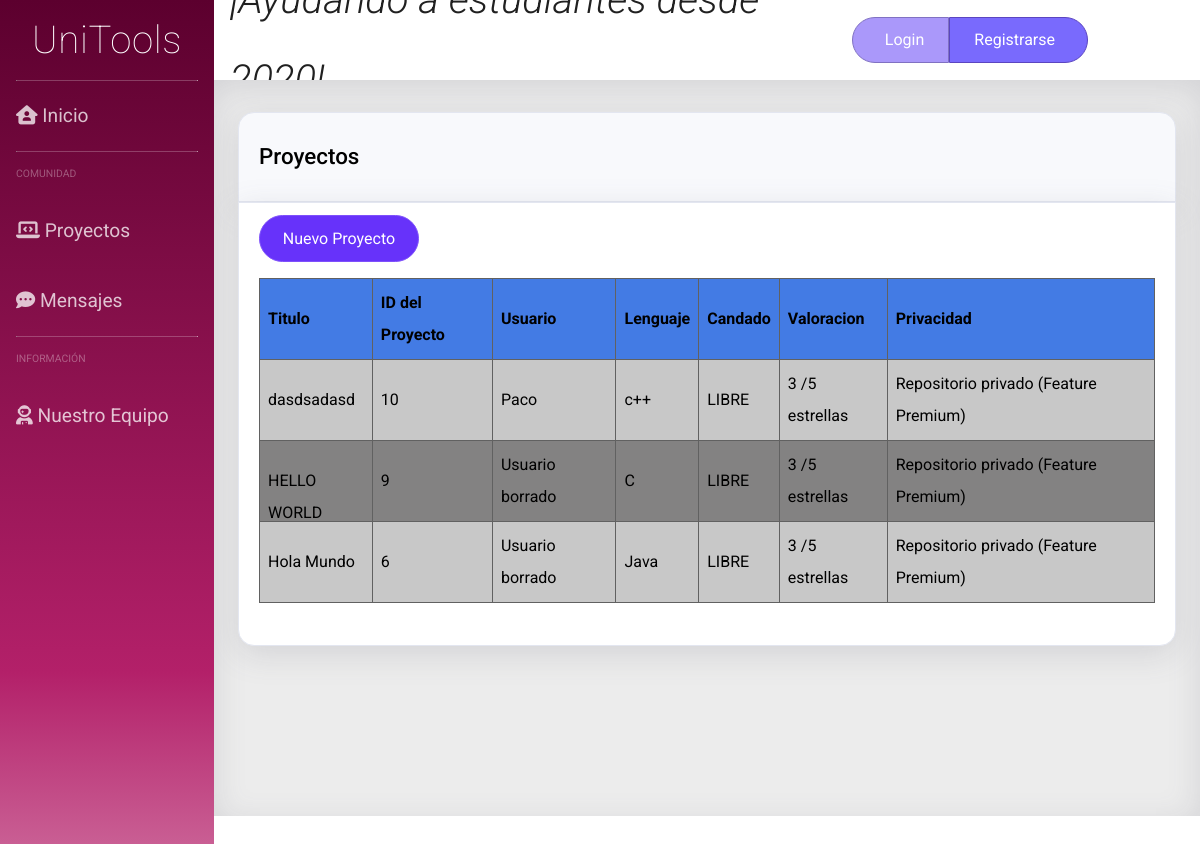
The page /proyectos.php on the database as committed earlier.
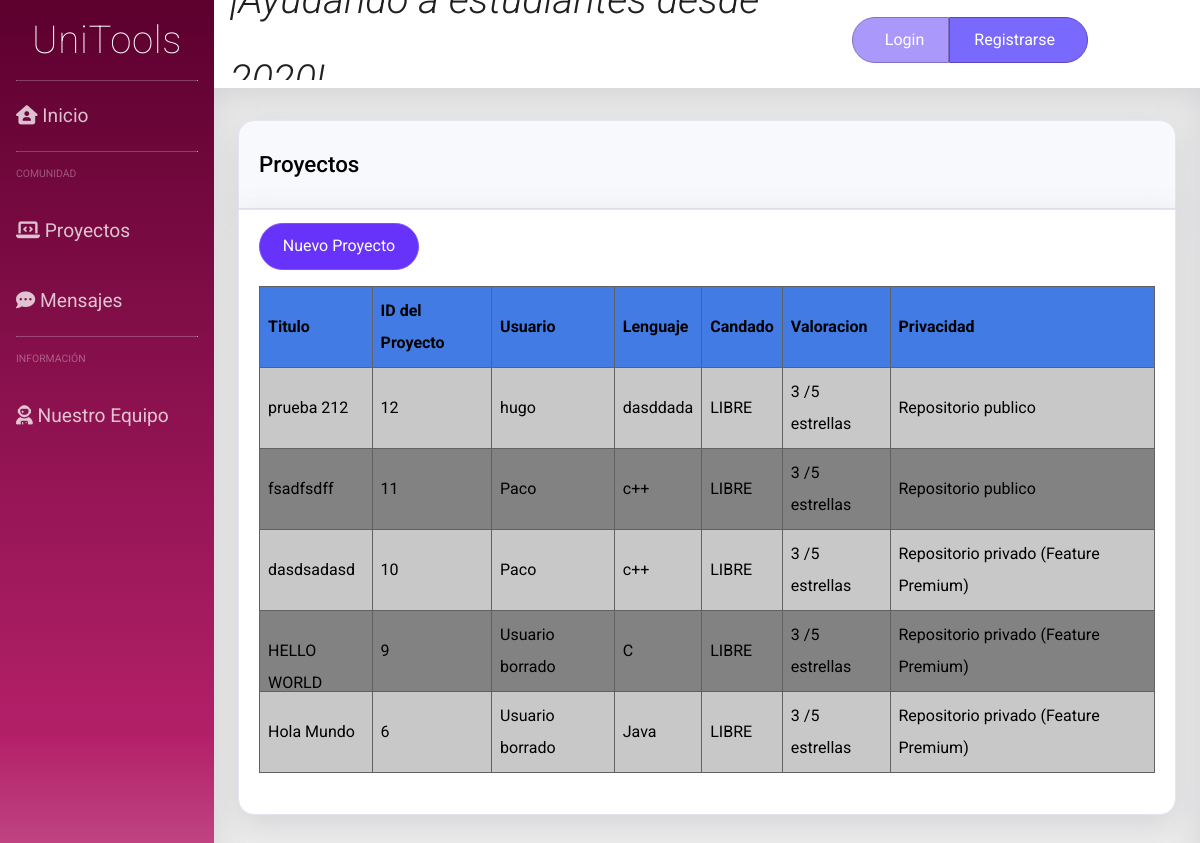
The same page on the database as committed later.
### tables this page shows
CREATE TABLE `project` (
  `id` int(11) NOT NULL,
  `titulo` varchar(100) NOT NULL,
  `candado` tinyint(1) NOT NULL,
  `userId` int(11) NOT NULL,
  `estrellas` int(11) NOT NULL,
  `privado` tinyint(1) NOT NULL,
  `lenguaje` varchar(50) NOT NULL,
  `contenido` varchar(200) NOT NULL
);

CREATE TABLE `user` (
  `id_user` int(11) NOT NULL,
  `email` varchar(50) NOT NULL,
  `password` varchar(255) NOT NULL,
  `username` varchar(30) NOT NULL,
  `premium` tinyint(1) NOT NULL,
  `admin` tinyint(1) NOT NULL,
  `name` text NOT NULL,
  `aboutMe` text NOT NULL
);

### dao/project_class.php (called while the page is built, shortened)
<?php
class TOUproject {
	private $id;
	private $user;
	private $titulo;
	private $lenguaje;
  	private $candado;
	private $estrellas;
	private $privado;
  function __construct($id='',$user='',$titulo='',$contenido='',$lenguaje='',$privado='',$candado='',$estrellas='')
  {
    $this->id = $id;
    $this->user = $user;
    $this->titulo = $titulo;
    $this->lenguaje = $lenguaje;
    $this->privado = $privado;
    $this->candado = $candado;
    $this->estrellas = $estrellas;
  }
  public function get_id(){
		return $this->id;
	}
	public function get_user(){
		return $this->user;
	}
	public function get_titulo(){
		return $this->titulo;
	}
	public function get_privado(){
		return $this->privado;
	}
	public function get_lenguaje(){
		return $this->lenguaje;
	}
  public function get_candado(){
		return $this->candado;
	}
  public function get_estrellas(){
		return $this->estrellas;
	}
 }

### dao/DAO.php (called while the page is built, shortened)
<?php
class DAO {
	public $conn;
	public function __construct() {
		if (!$this->conn){
			if(isset($_SESSION['admin']) && $_SESSION['admin']){
				$this->conn = mysqli_connect("localhost", "root", "", "unitoolsdb");
			}else{
				$this->conn = mysqli_connect("localhost", "Usuario", "User", "unitoolsdb");
			}
		}
	}
	public function ejecutarConsulta($query){
		$result = mysqli_query($this->conn, $query) or die($this->conn->error);
        $array = mysqli_fetch_assoc($result);
		return $array;
	}
	public function devolverConsulta($query){
		$result = mysqli_query($this->conn, $query) or die($this->conn->error);
		return $result;
	}
}
?>

### dao/dao_project.php (called while the page is built, shortened)
<?php
include_once('DAO.php');
include_once('project_class.php');
class DAOproject extends DAO {
  public function show_all_data(){
		$sql = sprintf("SELECT * FROM project ORDER BY id DESC");
		$query = $this->devolverConsulta($sql);
        $array = [];
        while($result = mysqli_fetch_assoc($query)){
            $proj = new TOUproject($result['id'],
            $result['userId'], $result['titulo'], $result['contenido'],
             $result['lenguaje'], $result['privado'],$result['candado'],$result['estrellas']);
            array_push($array, $proj);
        }
		return $array;
	}
}

### dao/dao_user.php (called while the page is built, shortened)
<?php
include_once('DAO.php');
include_once('user_class.php');
class DAOUsuario extends DAO {
	public function search_userId($userId){
		$sql = sprintf("SELECT * FROM user WHERE id_User = $userId");
		if (!$this->ejecutarConsulta($sql))
			return null;
		else
		{
			$result = $this->ejecutarConsulta($sql);
			$user = new TOUser($result['id_user'],$result['email'],$result['password'],$result['username'],$result['premium'], $result['admin'], $result['name'], $result['aboutMe']);
			return $user;
		}
	}
}
?>

### dao/user_class.php (called while the page is built, shortened)
<?php
class TOUser {
	private $user_name;
	function __construct($userId='',$email='',$password='',$user_name='',$premium='', $admin='', $name='', $aboutMe=''){
		$this->user_name = $user_name;
	}
	public function get_username(){
		return $this->user_name;
	}
}
?>

### proyectos.php (the view, shortened to what this page needs)
<?php
include_once("dao/dao_user.php");
include_once("dao/dao_project.php");
?>
<!DOCTYPE html>
<html>
<head>
    <link rel="stylesheet" type="text/css" href="css/hoja_OG.css">
    <link rel="stylesheet" type="text/css" href="css/side_OG.css">
    <link rel="stylesheet" type="text/css" href="css/cabecera_OG.css">
    <link rel="stylesheet" type="text/css" href="css/content_OG.css">
</head>
<body>
 <div class="contenedor">
<?php
require("includes/common/navegacion_OG.php");?>
<?php
require("includes/common/cabecera_OG.php");?>
<div class="contenido">
	<div class="fb-col box" id="prs_g">
		<div class="t1 fb-row" >
			<h1>Proyectos</h1>
		</div>
		<div class="b1">
			<div class="nav_i" id="btn_nuevo_pr">
				<a class="botonForo" href="nuevo_project.php">Nuevo Proyecto</a>
			</div>
                <?php
                $dao_project = new DAOproject();
                $dao_user = new DAOUsuario();
                $res = $dao_project->show_all_data();
				?>
			 <table id="prs"  class="round">
				<tr>
					<th>Titulo</th>
					<th>ID del Proyecto</th>
					<th>Usuario</th>
					<th>Lenguaje</th>
					<th>Candado</th>
					<th>Valoracion</th>
					<th>Privacidad</th>
				</tr>
		<?php
		while (!empty($res))
		{
			$curr_proj = array_shift($res);
			$project_id = $curr_proj->get_id();
			$usuario = $dao_user->search_userId($curr_proj->get_user());
			$lenguaje = $curr_proj->get_lenguaje();
			$title = $curr_proj->get_titulo();
			$candado = $curr_proj->get_candado();
			$estrellas = $curr_proj->get_estrellas();
			$privado = $curr_proj->get_privado();
			$priv = "Repositorio publico";
			if ($usuario == null)
			{
				$username = "Usuario borrado";
			}
			else {
				$username = $usuario->get_username();
			}
		    if ($privado == 1){
		    	$priv = "Repositorio privado (Feature Premium)";
		    }
		    if ($candado == 0){
		    	$candado = "LIBRE";
		    }
		    else {
		    	$candado = "EN EDICIÓN";
		    }?>
				<tr>
				<?php
				echo '<td id="prs_link"> <a href="project.php?id=' . $project_id . '">';
				?>
						 <?php echo $title      ?> </a></td>
					<td> <?php echo $project_id ?> </td>
					<td> <?php echo $username 	?> </td>
					<td> <?php echo $lenguaje 	?> </td>
					<td> <?php echo $candado   	?> </td>
					<td> <?php echo $estrellas 	?> /5 estrellas </td>
					<td> <?php echo $priv 	  	?></td>
				</tr>
		<?php
		}?>
				</table>
				</div>
            </div>
        </div>
    </div>
</body>

### includes/common/navegacion_OG.php (shortened to what this page needs)
<head>
</head>
<ul class="side_menu margin-x0 margin-y0 color">
    <a class="side_unitools d-flex justify-content-center align-items-center margin" href=index.php>
    <div class= "side_unitools_texto c-w">
        UniTools
    </div>
    </a>
    <hr class="side_divH">
    <li class="sideop color">
        <a href=index.php>
        <i class="fas fa-house-user"></i>
        <span>Inicio</span>
        </a>
    </li>
    <hr class="side_divH">
    <?php
    if(!isset($_SESSION["login"]) || !($_SESSION["login"]))
    { ?>
        <div class="side_titulo">
            Comunidad
        </div>
        <li class="sideop color">
            <a href=proyectos.php>
            <i class="fas fa-laptop-code"></i>
            <span>Proyectos</span>
            </a>
        </li>
        <li class="sideop color">
            <a href=mensajes.php>
            <i class="fas fa-comment-dots"></i>
            <span>Mensajes</span>
            </a>
        </li>
      <?php
    }
     ?>
    <hr class="side_divH">
    <div class="side_titulo">
        Información
    </div>
    <li class="sideop color">
        <a href=team.php>
        <i class="fas fa-user-astronaut"></i>
        <span>Nuestro Equipo</span>
        </a>
    </li>
</ul>

### includes/common/cabecera_OG.php (shortened to what this page needs)
<nav class="cabecera">
<?php
    if(!isset($_SESSION["login"]) || !($_SESSION["login"]))
    { ?>
    <div class="quote flex_c">
    </div>
    <ul class="nav_iconos">
        <li class="nav_login nav_i">
            <a href=login.php>
        <span>Login</span>
        </a>
        <li class="nav_reg nav_i">
            <a href=registro.php>
        <span>Registrarse</span>
        </a>
    </ul>
     <?php }
     ?>
</nav>

### css/hoja_OG.css (style rules this page uses)
html, body { height: 100%; min-height: 100%; margin: 0; font-size: 1rem; line-height: 2; text-align: left; font-family: "Roboto", sans-serif; overflow: hidden; }
.contenedor { display: grid; grid-gap: 0; grid-template-columns: [c1] 1fr [c2] 5.5fr; grid-template-rows: [r1] 1fr [r2] 11fr; width: auto; height: auto; min-width: 100%; min-height: 100%; background-color: #fff; color: #000000; }
a { text-decoration: none; }
.fb-col { display: flex; flex-direction: column; }
.fb-row { display: flex; flex-flow: row wrap; padding-left: 0; }
.box { background-color: transparent; color: black; word-wrap: break-word; margin: 2rem 1.5rem 0; }
.t1 { border: 1px solid #e3e6f0; padding: 0.4rem 1.25rem; margin-bottom: 0; background-color: #f8f9fc; border-bottom: 1px solid #e3e6f0; border-top-left-radius: 1rem; border-top-right-radius: 1rem; border-bottom-left-radius: 0; border-bottom-right-radius: 0; color: #000; box-shadow: 0 0.5rem 2rem 0 rgba(96, 98, 114, 0.178); }
.b1 { border: 1px solid #e3e6f0; padding: 0.6rem 1.25rem; background-color: white; border-radius: 1rem; border-bottom-left-radius: 1rem; border-bottom-right-radius: 1rem; border-top-left-radius: 0; border-top-right-radius: 0; color: #000; box-shadow: 0 0.5rem 2rem 0 rgba(96, 98, 114, 0.178); }
.box h1 { font-weight: 500; font-size: 140%; }
table { width: auto; margin: 1rem 0 2rem 0; }
table, th, td { border: 1px solid rgb(97, 97, 97); border-collapse: collapse; }
th, td { text-align: left; padding: 0.5rem; }
th { background-color: #e0d7f0; color: black; }
tr:nth-child(even) { background-color: rgb(200, 200, 200); border-radius: 5rem; }
tr:nth-child(odd) { background-color: rgb(131, 130, 130); }

### css/side_OG.css (style rules this page uses)
.side_menu { grid-column: c1; grid-row: r1 / 3; display: flex; flex-direction: column; background-size: cover; padding: 0; font-size: 120%; list-style: none; }
.side_unitools { height: 5rem; text-align: left; }
.side_unitools_texto { display: inline-grid; box-sizing: border-box; overflow: hidden; font-weight: 100; font-size: 200%; letter-spacing: 0.04rem; text-align: center; }
hr.side_divH { margin-top: 0px; margin-right: 1rem; margin-bottom: 0rem; margin-left: 1rem; box-sizing: content-box; height: 0; overflow: visible; border-top: 1px solid rgba(255, 255, 255, 0.226); border-bottom: none; }
ul.color { background-color: #1f1b29; background-image: linear-gradient( 0deg, #d888b0 0%, #b32069 30%, #5c002e 100% ); }
.d-flex { display: flex; }
.margin { margin-left: 2rem; margin-right: 2rem; }
.margin-x0 { margin-left: 0px; margin-right: 0px; }
.margin-y0 { margin-top: 0px; margin-bottom: 0px; }
.align-items-center { align-items: center; }
.justify-content-center { justify-content: center; }
.c-w { color: rgb(255, 255, 255); }
li.sideop { position: relative; list-style: none; box-sizing: border-box; }
li.sideop a { display: block; padding: 1rem 0 1rem 1rem; color: rgba(255, 255, 255, 0.753); transition: background-color 2s; transition: color 0.5s; }
.side_titulo { color: rgba(255, 255, 255, 0.329); text-transform: uppercase; text-align: left; padding: 0.2rem 0 0.2rem 1rem; font-weight: 400; font-size: 0.65rem; padding-top: 0.7rem; padding-bottom: 0.7rem; }

### css/cabecera_OG.css (style rules this page uses)
.cabecera { grid-column: c2; grid-row: r1; display: flex; background-color: rgb(255, 255, 255); color: rgb(32, 32, 32); font-size: 100%; padding: 0; margin: 0; height: 5rem; z-index: 1; }
.quote { overflow: hidden; flex-direction: row; margin-right: 0; margin-left: 1rem; padding-left: 0; padding-right: 0; font-style: italic; font-weight: 300; font-size: 250%; }
.nav_iconos { display: flex; flex-direction: row; padding-left: 0; padding-right: 0; list-style: none; margin-top: auto; margin-bottom: auto; margin-left: auto; margin-right: 7rem; box-sizing: border-box; }
.nav_i { color: #fff; border-color: #ffffff; display: inline-block; text-align: center; font-size: 1rem; border-radius: 2rem; }
.nav_login { background-color: #aa98fa; border: 1px solid #8071c2; border-top-right-radius: 0; border-bottom-right-radius: 0; }
.nav_reg { background-color: #796afd; border: 1px solid rgb(91, 69, 192); border-top-left-radius: 0; border-bottom-left-radius: 0; }
.nav_i a { display: block; padding: 1rem; color: rgb(255, 255, 255); cursor: pointer; border: none; transition: 0.5s; }
li.nav_login a { padding: 0.4rem 1.5rem 0.4rem 2rem; }
li.nav_reg a { padding: 0.4rem 2rem 0.4rem 1.5rem; }
.flex_c { display: flex; align-items: center; justify-content: center; box-sizing: border-box; }

Rows that differ between the two databases and show on the page:
added project: titulo "prueba 212", id "12", userId.username "hugo", lenguaje "dasddada", candado "LIBRE", estrellas "3", priv "Repositorio publico"
added project: titulo "fsadfsdff", id "11", userId.username "Paco", lenguaje "c++", candado "LIBRE", estrellas "3", priv "Repositorio publico"
